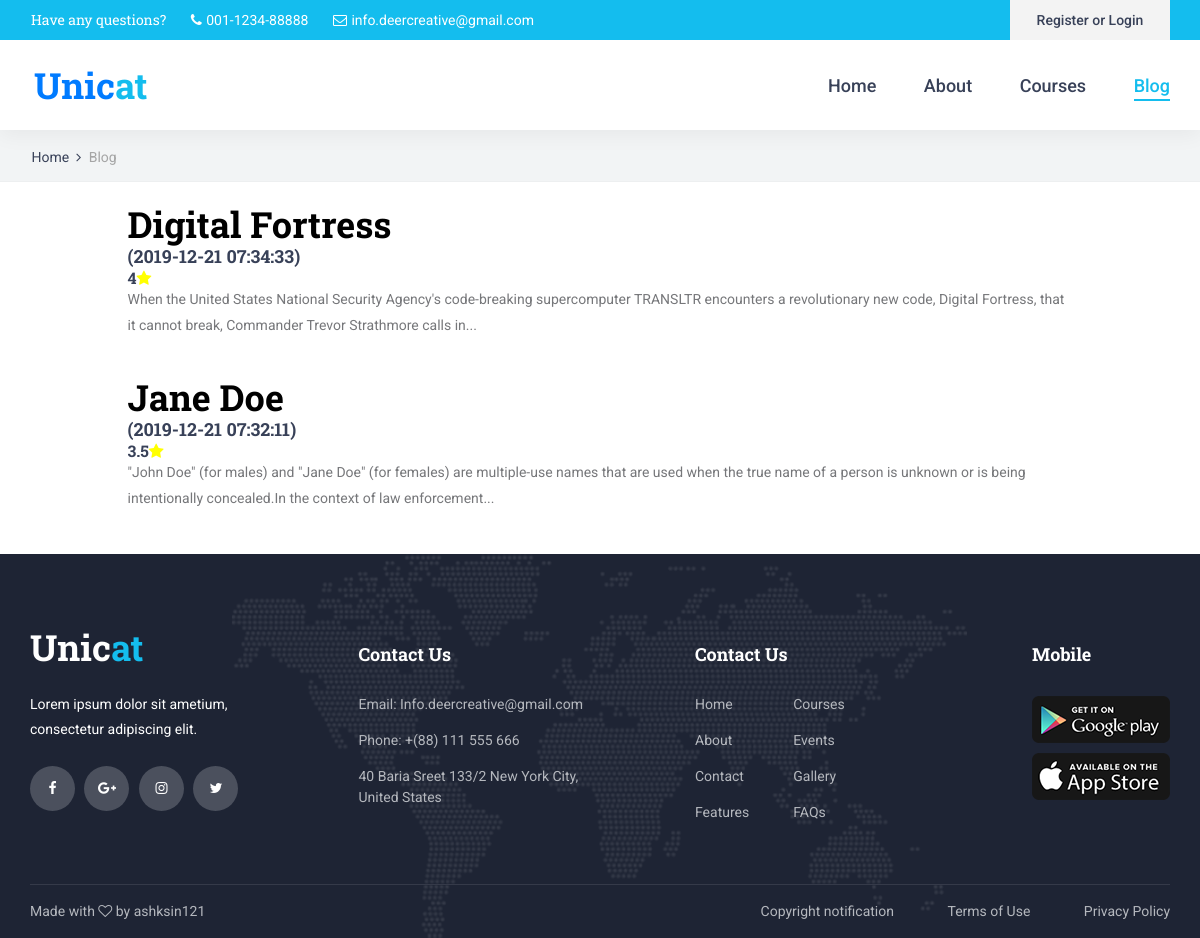
/index.php/main, run on the app's committed database.
### tables this page shows
CREATE TABLE `entry` (
  `entry_id` int(11) NOT NULL,
  `entry_name` varchar(255) NOT NULL,
  `entry_body` text NOT NULL,
  `entry_date` timestamp NOT NULL DEFAULT current_timestamp(),
  `rating` float NOT NULL DEFAULT 0,
  `count` int(32) NOT NULL DEFAULT 0,
  `sum` int(32) NOT NULL DEFAULT 0
);

### application/controllers/Main.php (called while the page is built, shortened)
<?php
class Main extends CI_Controller {
	public function __construct()
    {
        $this->load->helper('url');
        $this->load->library('session');
        $this->load->Model('Blog_model');
        $this->load->library('form_validation');
        $this->load->Model('MainModel');
    }
    function index()
    {
        $data['query'] = $this->Blog_model->get_all_posts();
        $this->load->view('blog/index',$data);
    }
}
?>

### index.php (called while the page is built, shortened)
<?php
require_once BASEPATH.'core/CodeIgniter.php';

### application/models/Blog_model.php (called while the page is built, shortened)
<?php
Class Blog_model extends CI_Model
{
    function get_all_posts()
    {
        $this->db->from('entry');
        $this->db->order_by("rating","desc");
        $query = $this->db->get();
        return $query->result();
    }
}

### application/views/blog/index.php (the view, shortened to what this page needs)
<!DOCTYPE html>
<html lang="en">
<head>
<link rel="stylesheet" type="text/css" href="<?=THEME?>styles/bootstrap4/bootstrap.min.css">
<link href="<?=THEME?>plugins/font-awesome-4.7.0/css/font-awesome.min.css" rel="stylesheet" type="text/css">
<link href="<?=THEME?>plugins/colorbox/colorbox.css" rel="stylesheet" type="text/css">
<link rel="stylesheet" type="text/css" href="<?=THEME?>plugins/OwlCarousel2-2.2.1/owl.carousel.css">
<link rel="stylesheet" type="text/css" href="<?=THEME?>plugins/OwlCarousel2-2.2.1/owl.theme.default.css">
<link rel="stylesheet" type="text/css" href="<?=THEME?>plugins/OwlCarousel2-2.2.1/animate.css">
<link rel="stylesheet" type="text/css" href="<?=THEME?>styles/courses.css">
<link rel="stylesheet" type="text/css" href="<?=THEME?>styles/courses_responsive.css">
</head>
<body>
<div class="super_container">
  <header class="header">
    <div class="top_bar">
      <div class="top_bar_container">
        <div class="container">
          <div class="row">
            <div class="col">
              <div class="top_bar_content d-flex flex-row align-items-center justify-content-start">
                <ul class="top_bar_contact_list">
                  <li><div class="question">Have any questions?</div></li>
                  <li>
                    <i class="fa fa-phone" aria-hidden="true"></i>
                    <div>001-1234-88888</div>
                  </li>
                  <li>
                    <i class="fa fa-envelope-o" aria-hidden="true"></i>
                    <div>info.deercreative@gmail.com</div>
                  </li>
                </ul>
                <div class="top_bar_login ml-auto">
                  <div class="login_button"><a href="#">Register or Login</a></div>
                </div>
              </div>
            </div>
          </div>
        </div>
      </div>
    </div>
    <div class="header_container">
      <div class="container">
        <div class="row">
          <div class="col">
            <div class="header_content d-flex flex-row align-items-center justify-content-start">
              <div class="logo_container">
                <a href="#">
                  <div class="logo_text"><a href="<?=CTRL?>Main/mainpage">Unic<span>at</span></a></div>
                </a>
              </div>
              <nav class="main_nav_contaner ml-auto">
                <ul class="main_nav">
                  <li><a href="<?=CTRL?>Main/mainpage">Home</a></li>
                  <li><a href="<?=CTRL?>Main/about">About</a></li>
                  <li><a href="<?=CTRL?>Main/coursepage">Courses</a></li>
                  <li class="active"><a href="<?=CTRL?>Main/index">Blog</a></li>
                </ul>
              </nav>
            </div>
          </div>
        </div>
      </div>
    </div>
  </header>
  <div class="home">
    <div class="breadcrumbs_container">
      <div class="container">
        <div class="row">
          <div class="col">
            <div class="breadcrumbs">
              <ul>
                <li><a href="<?=CTRL?>Main/mainpage">Home</a></li>
                <li>Blog</li>
              </ul>
            </div>
          </div>
        </div>
      </div>
    </div>
  </div>
  <div class="blog">
    <div class="container">
      <div class="row">
        <div class="col-lg-1"></div>
        <div class="col-lg-10">
          <?php if($query):foreach($query as $post):?>
            <br>
          <h2><a style="font-family: 'Roboto Slab', serif;font-size: 36px;font-weight: 700;color: black;" href="<?=CTRL?>Main/post/<?php echo $post->entry_id;?>"><?php echo $post->entry_name;?> </a></h2>
          <h4>(<?php echo $post->entry_date;?>)</h4>
          <h6><?php echo $post->rating;?><i class='fa fa-star' style='color:yellow'></i></h6>
          <p><?=  substr(strip_tags($post->entry_body), 0, 200).'...';?></p>
          <?php endforeach; endif;?>
          <br><br>
        </div>
        <div class="col-lg-1"></div>
      </div>
    </div>
  </div>
  <footer class="footer">
    <div class="footer_background" style="background-image:url(<?=THEME?>images/footer_background.png)"></div>
    <div class="container">
      <div class="row footer_row">
        <div class="col">
          <div class="footer_content">
            <div class="row">
              <div class="col-lg-3 footer_col">
                <div class="footer_section footer_about">
                  <div class="footer_logo_container">
                    <a href="#">
                      <div class="footer_logo_text">Unic<span>at</span></div>
                    </a>
                  </div>
                  <div class="footer_about_text">
                    <p>Lorem ipsum dolor sit ametium, consectetur adipiscing elit.</p>
                  </div>
                  <div class="footer_social">
                    <ul>
                      <li><a href="#"><i class="fa fa-facebook" aria-hidden="true"></i></a></li>
                      <li><a href="#"><i class="fa fa-google-plus" aria-hidden="true"></i></a></li>
                      <li><a href="#"><i class="fa fa-instagram" aria-hidden="true"></i></a></li>
                      <li><a href="#"><i class="fa fa-twitter" aria-hidden="true"></i></a></li>
                    </ul>
                  </div>
                </div>
              </div>
              <div class="col-lg-3 footer_col">
                <div class="footer_section footer_contact">
                  <div class="footer_title">Contact Us</div>
                  <div class="footer_contact_info">
                    <ul>
                      <li>Email: Info.deercreative@gmail.com</li>
                      <li>Phone:  +(88) 111 555 666</li>
                      <li>40 Baria Sreet 133/2 New York City, United States</li>
                    </ul>
                  </div>
                </div>
              </div>
              <div class="col-lg-3 footer_col">
                <div class="footer_section footer_links">
                  <div class="footer_title">Contact Us</div>
                  <div class="footer_links_container">
                    <ul>
                      <li><a href="index.html">Home</a></li>
                      <li><a href="about.html">About</a></li>
                      <li><a href="contact.html">Contact</a></li>
                      <li><a href="#">Features</a></li>
                      <li><a href="courses.html">Courses</a></li>
                      <li><a href="#">Events</a></li>
                      <li><a href="#">Gallery</a></li>
                      <li><a href="#">FAQs</a></li>
                    </ul>
                  </div>
                </div>
              </div>
              <div class="col-lg-3 footer_col clearfix">
                <div class="footer_section footer_mobile">
                  <div class="footer_title">Mobile</div>
                  <div class="footer_mobile_content">
                    <div class="footer_image"><a href="#"><img src="<?=THEME?>images/mobile_1.png" alt=""></a></div>
                    <div class="footer_image"><a href="#"><img src="<?=THEME?>images/mobile_2.png" alt=""></a></div>
                  </div>
                </div>
              </div>
            </div>
          </div>
        </div>
      </div>
      <div class="row copyright_row">
        <div class="col">
          <div class="copyright d-flex flex-lg-row flex-column align-items-center justify-content-start">
            <div class="cr_text">
Made with <i class="fa fa-heart-o" aria-hidden="true"></i> by ashksin121
</div>
            <div class="ml-lg-auto cr_links">
              <ul class="cr_list">
                <li><a href="#">Copyright notification</a></li>
                <li><a href="#">Terms of Use</a></li>
                <li><a href="#">Privacy Policy</a></li>
              </ul>
            </div>
          </div>
        </div>
      </div>
    </div>
  </footer>
</div>
</body>
</html>

### data on the page
entry: entry_name "Digital Fortress", entry_date "2019-12-21 07:34:33", rating "4", entry_body "When the United States National Security Agency's code-breaking supercomputer TRANSLTR encounters a revolutionary new code, Digital Fortress, that it cannot break, Commander Trevor Strathmore calls in"
entry: entry_name "Jane Doe", entry_date "2019-12-21 07:32:11", rating "3.5", entry_body "\"John Doe\" (for males) and \"Jane Doe\" (for females) are multiple-use names that are used when the true name of a person is unknown or is being intentionally concealed.In the context of law enforcement"
